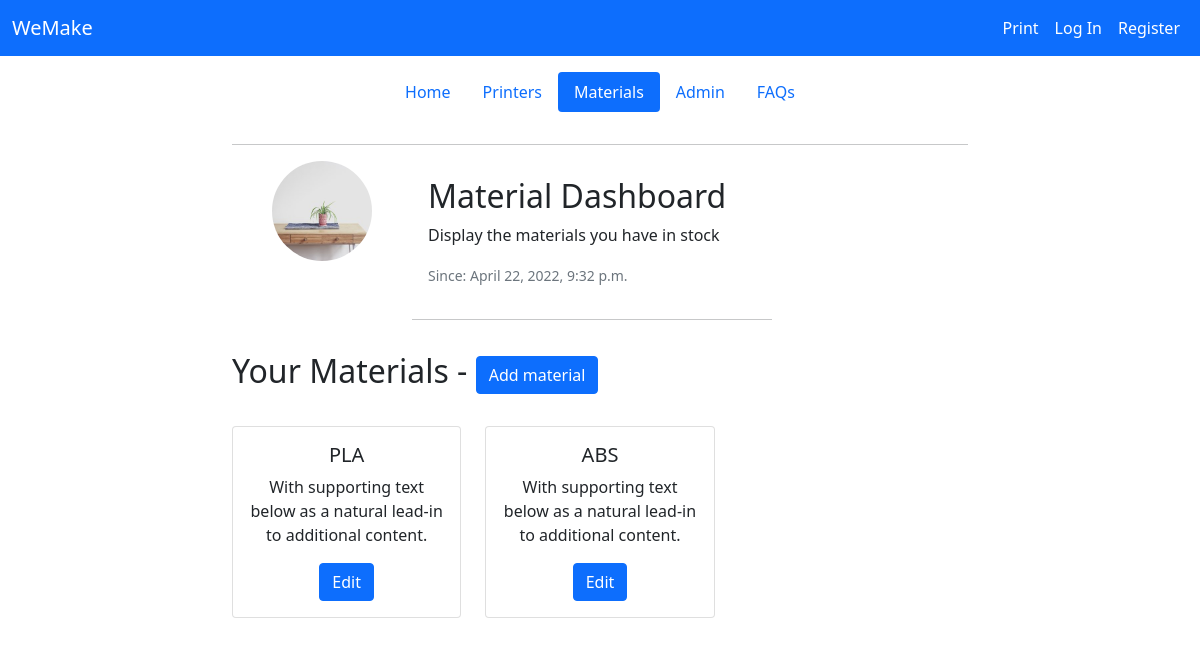
/vendor/material/material_dashboard/ (signed in), run on the app's committed database.
### vendor/models.py (models this page shows, shortened)
class Vendor(models.Model):
    created_at              = models.DateTimeField(auto_now_add=True)
    created_by              = models.OneToOneField(User,related_name='vendor', on_delete=models.CASCADE, null=True)
    store_name              = models.CharField(max_length=255,blank=True, null=True)
    slug                    = models.SlugField(blank=False, null=False)
    description             = models.TextField(blank=True, null=True)
    store_logo_raw          = models.ImageField(null=True, blank=True)
    store_logo_thumbnail    = models.ImageField(null=True, blank=True)
    class Meta:
        ordering = (['created_by'])
    def get_thumbnail(self):
        if self.store_logo_thumbnail:
            return self.store_logo_thumbnail.url

### materials/models.py (models this page shows)
class Material(models.Model):
    global_material = models.ForeignKey(GLOBAL_MATERIALS, related_name='material',on_delete=models.DO_NOTHING) # On delete no cascade?
    price_length      = models.DecimalField(max_digits=3, decimal_places=2,default=1.0)
    printers = models.ManyToManyField(to='printer.Printer',related_name="materials",blank=True)
    vendor = models.ForeignKey(Vendor,related_name='materials',on_delete=models.CASCADE)
    def __str__(self):
        return f"{self.vendor.created_by.username} {self.global_material.name}"

### core/models.py (models this page shows, shortened)
class GLOBAL_MATERIALS(models.Model):
    name = models.CharField(max_length=255)
    density = models.DecimalField(max_digits=6, decimal_places=4, blank=True, null=True)

### materials/views.py (the view)
# urls.py: path('material_dashboard/',views.material_dashboard,name='material_dashboard')
@login_required
def material_dashboard(request):
    vendor      = request.user.vendor
    materials   = vendor.materials.all()
    print('materials:')
    print(materials)
    if(request.method == 'GET'):
        context = {
            'vendor':vendor,
            'materials':materials
        }
        return render(request,'material/material_dashboard.html', context)

### materials/templates/material/material_dashboard.html (shortened to what this page needs)
{% extends 'core/base.html' %}
{% block content %}
<div class="container">
    <header class="d-flex justify-content-center py-3">
      <ul class="nav nav-pills">
        <li class="nav-item"><a href="{% url 'vendor_home' %}" class="nav-link" aria-current="page">Home</a></li>
        <li class="nav-item"><a href="{% url 'printer_dashboard' %}" class="nav-link">Printers</a></li>
        <li class="nav-item"><a href="{% url 'material_dashboard' %}" class="nav-link active">Materials</a></li>
        <li class="nav-item"><a href="{% url 'vendor_admin' %}"  class="nav-link">Admin</a></li>
        <li class="nav-item"><a href="#" class="nav-link">FAQs</a></li>
      </ul>
    </header>
  </div>
<div class="row justify-content-center">
    <div class='col-8'>
        <hr>
        <div class="card mb-3 border-0" style="max-width: 540px;">
            <div class="row g-0">
                <div class="col-md-4 image-container">
                    <img src="{{ vendor.get_thumbnail }}" alt="store-logo" class="profile-pic">
                </div>
                <div class="col-md-8">
                    <div class="card-body">
                        <h2 class="card-title">Material Dashboard</h2>
                        <p class="card-text">Display the materials you have in stock</p>
                        <p class="card-text"><small class="text-muted">Since: {{ vendor.created_at }}</small></p>
                    </div>
                    <hr>
                </div>
            </div>
        </div>
        <h2 class="card-title">Your Materials -         <a href="{% url 'material'  %}" class="btn btn-primary">Add material</a>        </h2>
        <br>
        <div class="row row-cols-1 row-cols-md-3 g-4">
            {% for material in materials %}
            <div class="col">
                <div class="card text-center" >
                    <div class="card-body">
                        <h5 class="card-title">{{ material.global_material.name }}</h5>
                        <p class="card-text"> With supporting text below as a natural lead-in to additional content.</p>
                        <a href="{% url 'material'  material.id %}" class="btn btn-primary">Edit</a>
                    </div>
                </div>
            </div>
            {% endfor %}
        </div>
    </div>
</div>
{% endblock %}

### static/styles/main.css (style rules this page uses)
.profile-pic { vertical-align: middle; width: 100px; height: 100px; border-radius: 50%; }
.image-container { vertical-align: middle; text-align:center }

### data on the page
Vendor: get_thumbnail (picture), created_at "April 22, 2022, 9:32 p.m."
Material: global_material.name "PLA"
Material: global_material.name "ABS"
